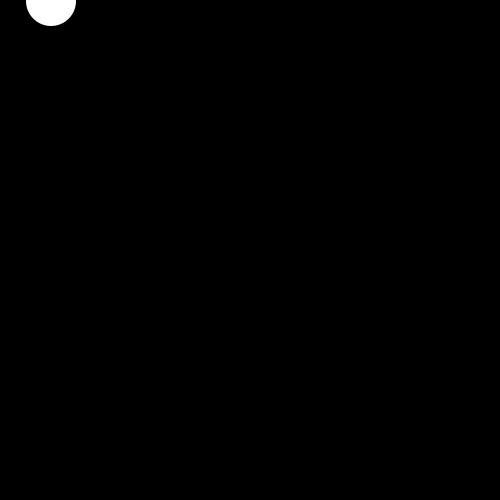
Frame 1 (no input)
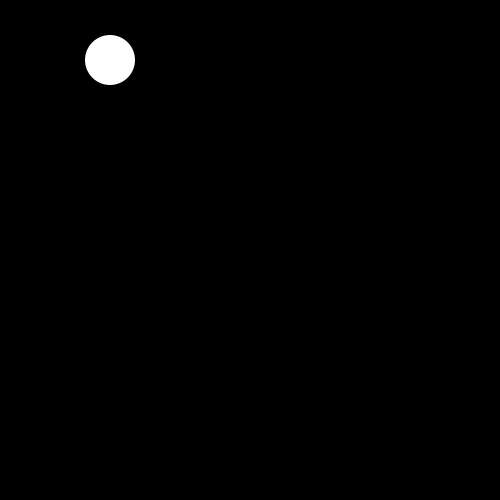
Frame 60 (the mouse pressed at the canvas centre just before this capture)
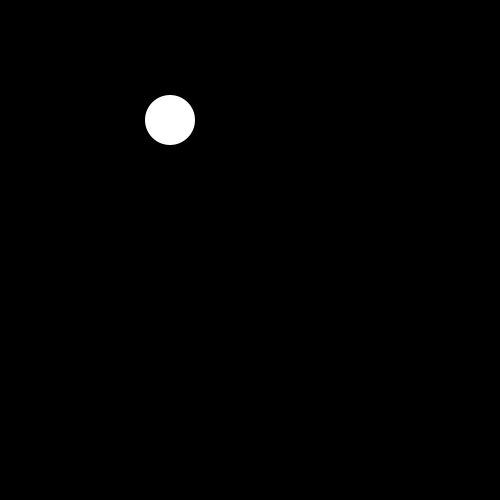
Frame 120 (the mouse held since frame 60 and released just before this capture)

The Processing sketch that drew these frames (run headless with seeded random() and noise(); from frame 60 on, the mouse is pressed at the canvas centre):

// Processing sketch: Lezione2
// ── Lezione2.pde
float xPos = 0;
float yPos = 0;
float xVel = 1;
float yVel = 1;
String casa = "casa mia";

void setup(){
  size(500,500);
 // frameRate(60);
  noStroke();
  xPos = 50;
 
  float xVel = 10;
}


void draw(){
  background(0);

  xPos = xPos + xVel;
  yPos = yPos + yVel;
 
  circle(xPos,yPos,50);
   println(frameCount);

  println(casa);
}
